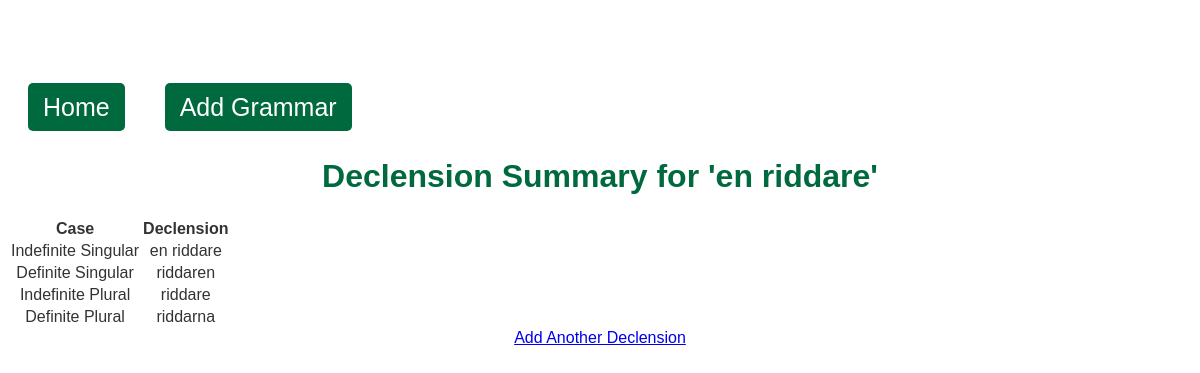
/summary_declension/1424, run on the app's committed database.
### tables this page shows
CREATE TABLE vocabulary (
                id INTEGER PRIMARY KEY AUTOINCREMENT,
                swedish_word TEXT NOT NULL,
                german_word TEXT NOT NULL
            );

CREATE TABLE declensions (
                id INTEGER PRIMARY KEY AUTOINCREMENT,
                word_id INTEGER,
                indefinite_singular TEXT,
                definite_singular TEXT,
                indefinite_plural TEXT,
                definite_plural TEXT,
                FOREIGN KEY(word_id) REFERENCES vocabulary(id)
            );

### app.py (the view)
@app.route('/summary_declension/<int:word_id>')
def summary_declension(word_id):
    with sqlite3.connect('database.db') as conn:
        cursor = conn.cursor()
        cursor.execute('SELECT swedish_word FROM vocabulary WHERE id = ?', (word_id,))
        word = cursor.fetchone()[0]
        cursor.execute('SELECT * FROM declensions WHERE word_id = ?', (word_id,))
        declension = cursor.fetchone()
    return render_template('summary_declension.html', word=word, declension=declension)

### templates/summary_declension.html (shortened to what this page needs)
<!DOCTYPE html>
<html lang="en">
<head>
    <link rel="stylesheet" href="{{ url_for('static', filename='style.css') }}">
</head>
<body>
    <nav class="navbar">
        <ul class="navbar-nav">
            <li class="nav-item">
                <a href="/">Home</a>
            </li>
            <li class="nav-item">
                <a href="/add_grammar">Add Grammar</a>
            </li>
        </ul>
    </nav>
    <div class="summary-container">
        <h1>Declension Summary for '{{ word }}'</h1>
        {% if declension %}
        <table class="declension-table">
            <tr>
                <th>Case</th>
                <th>Declension</th>
            </tr>
            <tr>
                <td>Indefinite Singular</td>
                <td>{{ declension[2] }}</td>
            </tr>
            <tr>
                <td>Definite Singular</td>
                <td>{{ declension[3] }}</td>
            </tr>
            <tr>
                <td>Indefinite Plural</td>
                <td>{{ declension[4] }}</td>
            </tr>
            <tr>
                <td>Definite Plural</td>
                <td>{{ declension[5] }}</td>
            </tr>
        </table>
        {% else %}
        <p>No declensions found for this word.</p>
        {% endif %}
        <a href="/add_grammar" class="btn">Add Another Declension</a>
    </div>
</body>
</html>

### static/style.css (style rules this page uses)
body { font-family: Arial, sans-serif; background: url('/static/Images/SwedishHut.jpg') no-repeat center center fixed; background-size: cover; color: #333; text-align: center; padding-top: 50px; }
h1 { color: #00693e; }
nav { margin-top: 20px; }
nav a { text-decoration: none; padding: 10px 15px; background-color: #00693e; color: #fff; border-radius: 5px; margin: 0 5px; }
.navbar-nav { list-style: none; margin: 0; padding: 0; display: flex; }
.nav-item { padding: 15px; font-size: 25px; background-color: rgba(255, 255, 255, 0.8); }

### data on the page
vocabulary: swedish_word "en riddare"
declensions: indefinite_singular "en riddare", definite_singular "riddaren", indefinite_plural "riddare", definite_plural "riddarna"
